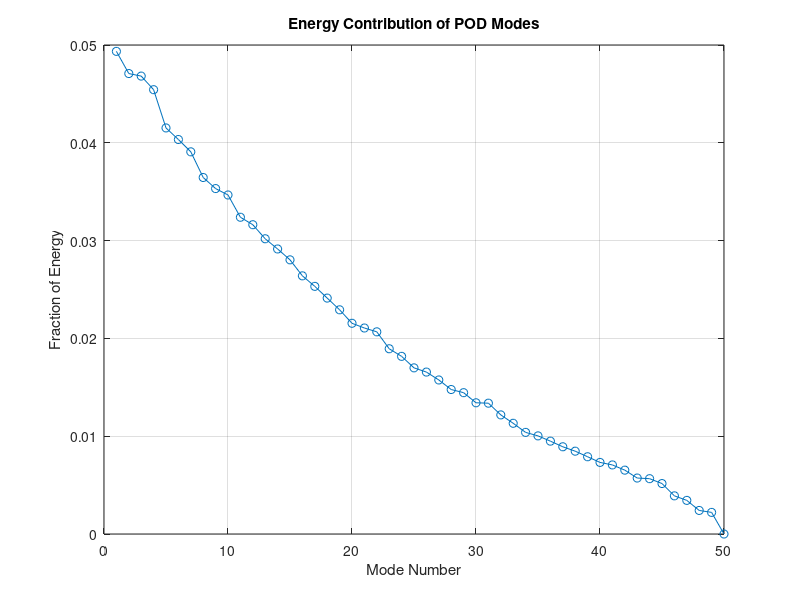
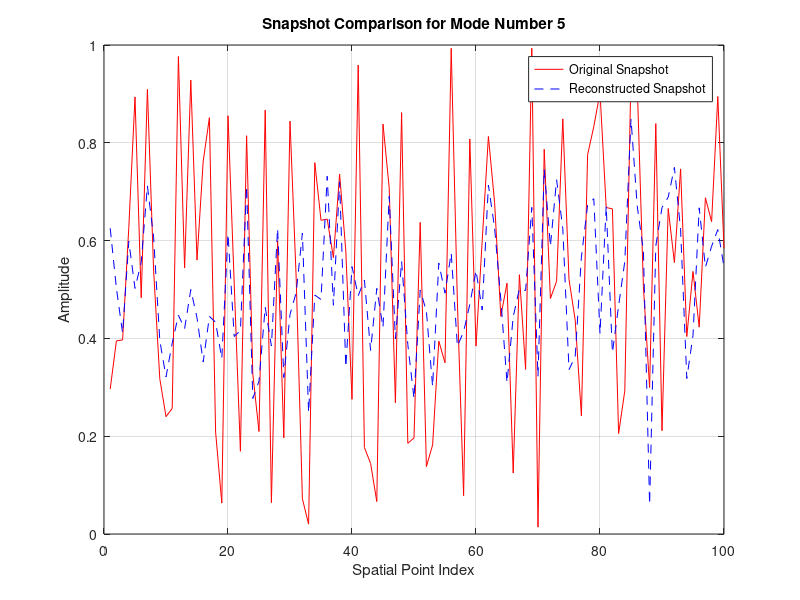

These figures' MATLAB source, in order:
% Proper Orthogonal Decomposition (POD)

% Generate or load the data matrix. Each column represents a snapshot.
% For demonstration, we'll create synthetic data.
n = 100; % number of spatial points
m = 50;  % number of snapshots
data = rand(n, m); % synthetic data

% Compute the mean of the snapshots and subtract it to center the data
mean_snapshot = mean(data, 2); % mean across snapshots
data_centered = data - mean_snapshot;

% Compute the covariance matrix
cov_matrix = data_centered' * data_centered / (m - 1);

% Perform Singular Value Decomposition (SVD)
[U, S, V] = svd(data_centered, 'econ');

% POD modes are given by the left singular vectors
POD_modes = U;

% Singular values from S represent the energy contribution of each mode
singular_values = diag(S);

% Energy contribution of each mode
energy_fraction = singular_values.^2 / sum(singular_values.^2);

% Plot the energy contribution of modes
figure;
plot(energy_fraction, 'o-');
xlabel('Mode Number');
ylabel('Fraction of Energy');
title('Energy Contribution of POD Modes');
grid on;

% Optional: Reconstruct data using the first few dominant modes
n_modes = 5; % number of modes to keep
reconstructed_data = mean_snapshot + POD_modes(:, 1:n_modes) * S(1:n_modes, 1:n_modes) * V(:, 1:n_modes)';

% Plot an example of original vs reconstructed snapshot
snapshot_idx = 1; % index of a snapshot to compare
figure;
plot(data(:, snapshot_idx), 'r', 'DisplayName', 'Original Snapshot');
hold on;
plot(reconstructed_data(:, snapshot_idx), 'b--', 'DisplayName', 'Reconstructed Snapshot');
xlabel('Spatial Point Index');
ylabel('Amplitude');
title(['Snapshot Comparison for Mode Number ', num2str(n_modes)]);
legend;
grid on;